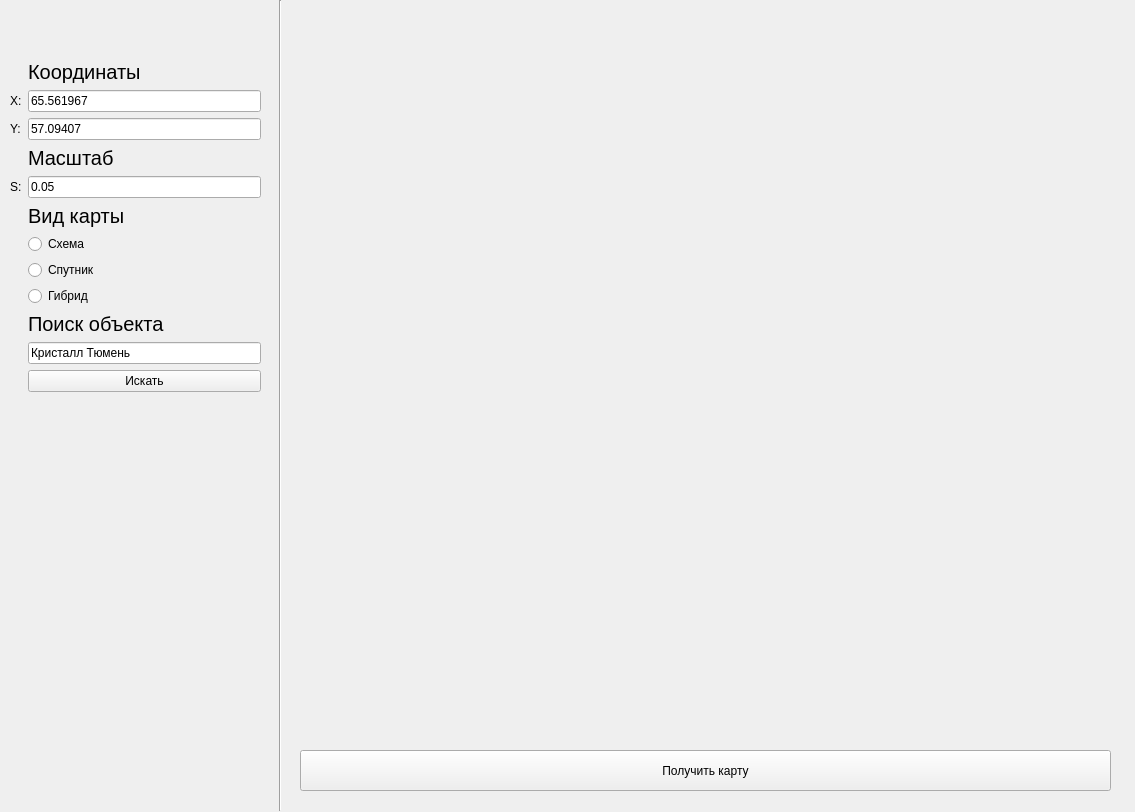
<?xml version="1.0" encoding="UTF-8"?>
<ui version="4.0">
 <class>Form</class>
 <widget class="QWidget" name="Form">
  <property name="geometry">
   <rect>
    <x>0</x>
    <y>0</y>
    <width>1135</width>
    <height>812</height>
   </rect>
  </property>
  <property name="focusPolicy">
   <enum>Qt::ClickFocus</enum>
  </property>
  <property name="windowTitle">
   <string>Form</string>
  </property>
  <widget class="QPushButton" name="pull_button">
   <property name="geometry">
    <rect>
     <x>300</x>
     <y>750</y>
     <width>811</width>
     <height>41</height>
    </rect>
   </property>
   <property name="focusPolicy">
    <enum>Qt::NoFocus</enum>
   </property>
   <property name="text">
    <string>Получить карту</string>
   </property>
  </widget>
  <widget class="QWidget" name="formLayoutWidget">
   <property name="geometry">
    <rect>
     <x>10</x>
     <y>60</y>
     <width>251</width>
     <height>383</height>
    </rect>
   </property>
   <layout class="QFormLayout" name="formLayout">
    <item row="0" column="1">
     <widget class="QLabel" name="label">
      <property name="font">
       <font>
        <pointsize>15</pointsize>
       </font>
      </property>
      <property name="text">
       <string>Координаты</string>
      </property>
     </widget>
    </item>
    <item row="1" column="0">
     <widget class="QLabel" name="label_2">
      <property name="text">
       <string>X:</string>
      </property>
     </widget>
    </item>
    <item row="1" column="1">
     <widget class="QLineEdit" name="lineEdit_x">
      <property name="focusPolicy">
       <enum>Qt::ClickFocus</enum>
      </property>
      <property name="text">
       <string>65.561967</string>
      </property>
     </widget>
    </item>
    <item row="2" column="0">
     <widget class="QLabel" name="label_3">
      <property name="text">
       <string>Y:</string>
      </property>
     </widget>
    </item>
    <item row="2" column="1">
     <widget class="QLineEdit" name="lineEdit_y">
      <property name="focusPolicy">
       <enum>Qt::ClickFocus</enum>
      </property>
      <property name="text">
       <string>57.09407</string>
      </property>
     </widget>
    </item>
    <item row="3" column="1">
     <widget class="QLabel" name="label_5">
      <property name="font">
       <font>
        <pointsize>15</pointsize>
       </font>
      </property>
      <property name="text">
       <string>Масштаб</string>
      </property>
     </widget>
    </item>
    <item row="4" column="0">
     <widget class="QLabel" name="label_4">
      <property name="text">
       <string>S:</string>
      </property>
     </widget>
    </item>
    <item row="4" column="1">
     <widget class="QLineEdit" name="lineEdit_spn">
      <property name="focusPolicy">
       <enum>Qt::ClickFocus</enum>
      </property>
      <property name="text">
       <string>0.05</string>
      </property>
     </widget>
    </item>
    <item row="5" column="1">
     <widget class="QLabel" name="label_6">
      <property name="font">
       <font>
        <pointsize>15</pointsize>
       </font>
      </property>
      <property name="text">
       <string>Вид карты</string>
      </property>
     </widget>
    </item>
    <item row="6" column="1">
     <widget class="QRadioButton" name="radioButton_map">
      <property name="focusPolicy">
       <enum>Qt::ClickFocus</enum>
      </property>
      <property name="text">
       <string>Схема</string>
      </property>
     </widget>
    </item>
    <item row="7" column="1">
     <widget class="QRadioButton" name="radioButton_sat">
      <property name="focusPolicy">
       <enum>Qt::ClickFocus</enum>
      </property>
      <property name="text">
       <string>Спутник</string>
      </property>
     </widget>
    </item>
    <item row="8" column="1">
     <widget class="QRadioButton" name="radioButton_satskl">
      <property name="focusPolicy">
       <enum>Qt::ClickFocus</enum>
      </property>
      <property name="text">
       <string>Гибрид</string>
      </property>
     </widget>
    </item>
    <item row="9" column="1">
     <widget class="QLabel" name="label_7">
      <property name="font">
       <font>
        <pointsize>15</pointsize>
       </font>
      </property>
      <property name="text">
       <string>Поиск объекта</string>
      </property>
     </widget>
    </item>
    <item row="10" column="1">
     <widget class="QLineEdit" name="lineEdit_obj">
      <property name="focusPolicy">
       <enum>Qt::ClickFocus</enum>
      </property>
      <property name="text">
       <string>Кристалл Тюмень</string>
      </property>
     </widget>
    </item>
    <item row="11" column="1">
     <widget class="QPushButton" name="button_obj">
      <property name="focusPolicy">
       <enum>Qt::NoFocus</enum>
      </property>
      <property name="text">
       <string>Искать</string>
      </property>
     </widget>
    </item>
   </layout>
  </widget>
  <widget class="Line" name="line">
   <property name="geometry">
    <rect>
     <x>270</x>
     <y>0</y>
     <width>20</width>
     <height>811</height>
    </rect>
   </property>
   <property name="orientation">
    <enum>Qt::Vertical</enum>
   </property>
  </widget>
  <widget class="QWidget" name="verticalLayoutWidget">
   <property name="geometry">
    <rect>
     <x>370</x>
     <y>70</y>
     <width>651</width>
     <height>631</height>
    </rect>
   </property>
   <layout class="QVBoxLayout" name="verticalLayout">
    <item>
     <widget class="QLabel" name="image">
      <property name="text">
       <string/>
      </property>
     </widget>
    </item>
   </layout>
  </widget>
  <widget class="QLabel" name="label_error">
   <property name="geometry">
    <rect>
     <x>290</x>
     <y>20</y>
     <width>651</width>
     <height>41</height>
    </rect>
   </property>
   <property name="font">
    <font>
     <pointsize>16</pointsize>
     <weight>75</weight>
     <bold>true</bold>
    </font>
   </property>
   <property name="cursor">
    <cursorShape>CrossCursor</cursorShape>
   </property>
   <property name="text">
    <string/>
   </property>
  </widget>
 </widget>
 <tabstops>
  <tabstop>lineEdit_x</tabstop>
  <tabstop>lineEdit_y</tabstop>
  <tabstop>lineEdit_spn</tabstop>
  <tabstop>pull_button</tabstop>
 </tabstops>
 <resources/>
 <connections/>
</ui>
